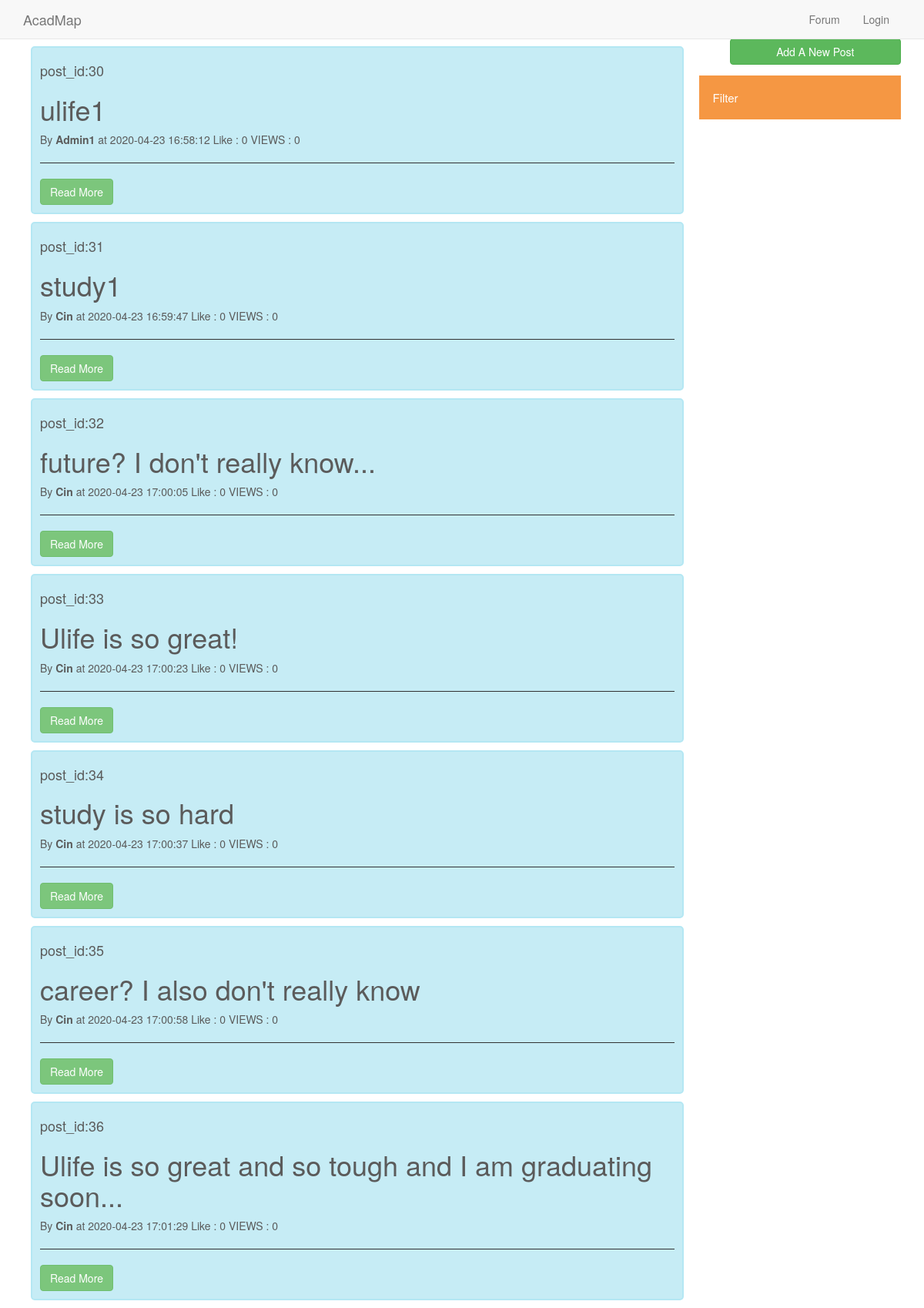
The app's page /forum_related/forum.php, older data.
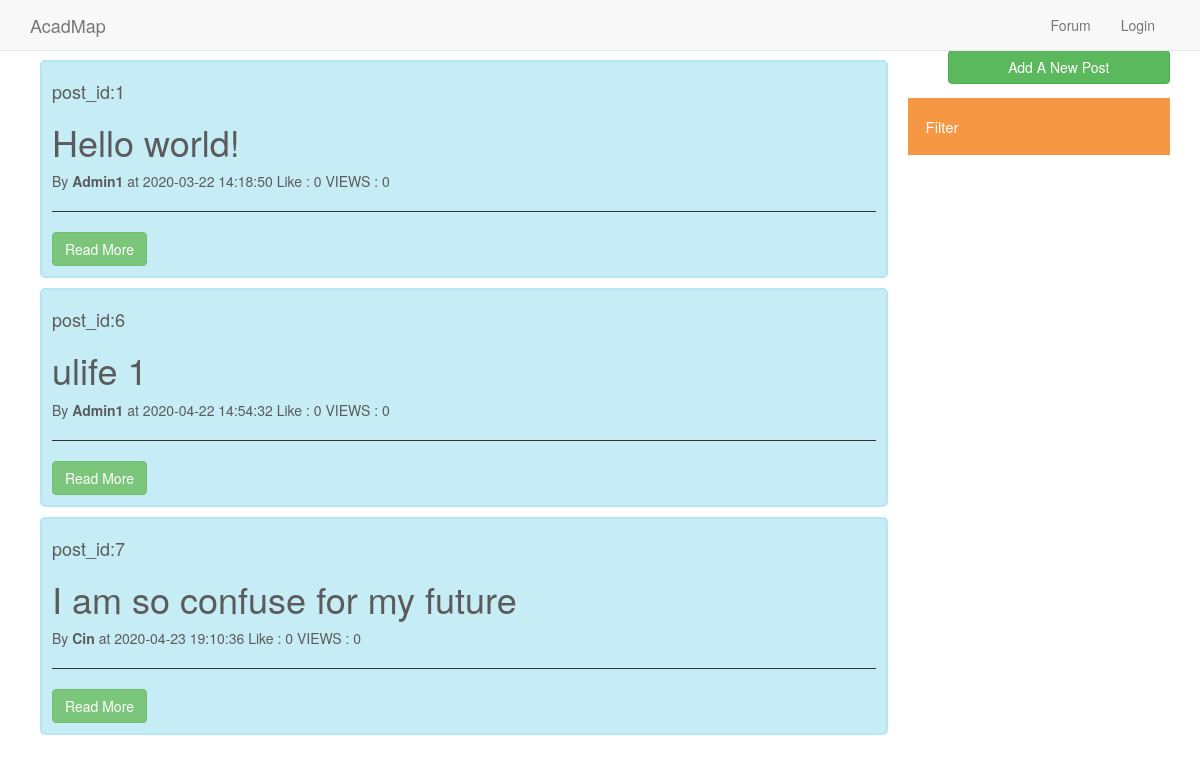
The same page, newer data.
### tables this page shows
CREATE TABLE `forum` (
  `post_id` int(8) UNSIGNED NOT NULL,
  `post_title` varchar(128) NOT NULL,
  `post_date` timestamp NOT NULL DEFAULT current_timestamp(),
  `author_id` int(8) UNSIGNED NOT NULL,
  `author_name` varchar(16) NOT NULL,
  `category` varchar(16) DEFAULT NULL,
  `like_number` int(8) UNSIGNED DEFAULT 0,
  `view_number` int(8) UNSIGNED NOT NULL DEFAULT 0
);

### forum_related/FetchPost.php (the view)
<?php foreach($postinfo as $key => $post){?>
  <div id="post_id" class="containers" onclick="pagetrans()">
    <h4><?php echo "post_id:" . $post["post_id"]; ?></h4>
    <p><h1><?php echo $post["post_title"];?></h1></p>
    <p>By <strong> <?php echo $post["author_name"];?> </strong> at <?php echo $post["post_date"];?> <?php echo "Like : " . $post["like_number"]; echo " VIEWS : " . $post["view_number"];?></p><hr>
    <a href="post.php?post_id=<?= $post['post_id'] ?>" class="btn btn-success">Read More</a>
  </div>
<?php }?>

### navbar.php
<nav class="navbar navbar-default navbar-fixed-top">
    <div class="container">
      <a href="index.php" class="navbar-brand">AcadMap</a>
      <div class="container-fluid">
        <ul class="nav navbar-nav navbar-right">
          <?php
          if(isset($_SESSION["signed_in"])){
              echo "<li><a href='../forum_related/forum.php'>Forum</a></li>";
              echo "<li><a href='../chat_related/chat_messages.php'>Chat</a></li>";
              echo "<li><a href='../forum_related/myprofile.php'>My Profile</a></li>";
              echo "<li><a href='../forum_related/user_post_history.php'>Post History</a></li>";
              echo "<li><a>Welcome, ".$_SESSION['username']."!</a></li>";
              echo "<li><a href='../logout.php'>Logout</a></li>";
          }else{
              echo "<li><a href='../forum_related/forum.php'>Forum</a></li>";
              echo "<li><a href='../login_related/login.php'>Login</a></li>";
          }
          ?>
        </ul>
      </div>
    </div>
  </nav>

### forum_related/forum.php (shortened to what this page needs)
<?php
  include("../ConnectDatabase.php");
  include("../navbar.php");
  $sql = "SELECT * FROM forum";
  $defaultresult = mysqli_query($connect,$sql);
  $postinfo = mysqli_fetch_all($defaultresult, MYSQLI_ASSOC);
?>
<!DOCTYPE html>
<html>
<head>
<link rel="stylesheet" href="../css/bootstrap.min.css">
<link rel="stylesheet" href="../css/main.css">
</head>
<body>
  <div class="container-fluid">
        <div class="col-sm-9">
      <?php include("FetchPost.php") ?>
    </div>
    <div class="col-sm-3">
      <div class="content1" style='margin-left:40px' >
    <form action="add_post.php" method = "POST">
			<input class="btn-block submit btn btn-success"  type="submit" name="add" value="Add A New Post"/>
      </form>
		</div>
      <button class="collapsible">Filter</button>
    </div>
  </div>
</body>

### css/main.css (style rules this page uses)
body { padding-top: 50px; }
.containers { border: 2px solid #A2E2F1; background-color: #B8E8F3; border-radius: 5px; padding: 10px; width: 100%; margin: 10px 10px; opacity: 0.8; }
.collapsible { background-color: #F59743; color: white; cursor: pointer; padding: 18px; width: 100%; border: none; text-align: left; outline: none; font-size: 15px; }
hr { border-color: #000000; }

Row changes from the older to the newer data that the page shows:
removed forum: post_id "30", post_title "ulife1", author_name "Admin1", post_date "2020-04-23 16:58:12", like_number "0", view_number "0"
removed forum: post_id "31", post_title "study1", author_name "Cin", post_date "2020-04-23 16:59:47", like_number "0", view_number "0"
removed forum: post_id "32", post_title "future? I don't really know...", author_name "Cin", post_date "2020-04-23 17:00:05", like_number "0", view_number "0"
removed forum: post_id "33", post_title "Ulife is so great!", author_name "Cin", post_date "2020-04-23 17:00:23", like_number "0", view_number "0"
removed forum: post_id "34", post_title "study is so hard", author_name "Cin", post_date "2020-04-23 17:00:37", like_number "0", view_number "0"
removed forum: post_id "35", post_title "career? I also don't really know", author_name "Cin", post_date "2020-04-23 17:00:58", like_number "0", view_number "0"
removed forum: post_id "36", post_title "Ulife is so great and so tough and I am graduating soon...", author_name "Cin", post_date "2020-04-23 17:01:29", like_number "0", view_number "0"
added forum: post_id "1", post_title "Hello world!", author_name "Admin1", post_date "2020-03-22 14:18:50", like_number "0", view_number "0"
added forum: post_id "6", post_title "ulife 1", author_name "Admin1", post_date "2020-04-22 14:54:32", like_number "0", view_number "0"
added forum: post_id "7", post_title "I am so confuse for my future", author_name "Cin", post_date "2020-04-23 19:10:36", like_number "0", view_number "0"
